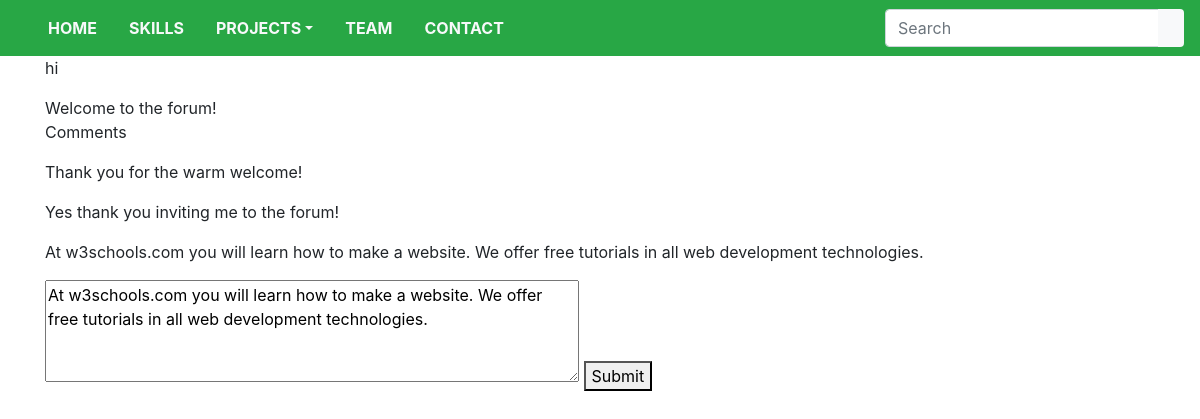
Before: /1/detail/ (signed in) with the older database file.
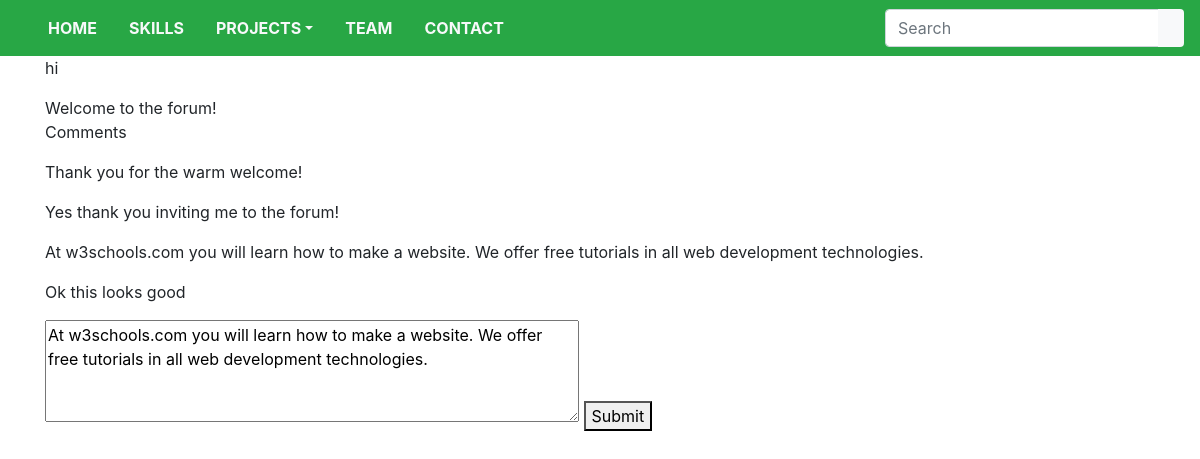
After: the same page with the newer database file.
### forum/models.py (models this page shows, shortened)
class Post(models.Model):
	user = models.ForeignKey(User, on_delete=models.CASCADE)
	post_title = models.CharField(max_length = 200)
	post_text = models.CharField(max_length = 200)
	pub_date = models.DateTimeField('date published', default=datetime.now())

class Comment(models.Model):
	user = models.ForeignKey(User, on_delete=models.CASCADE)
	post = models.ForeignKey(Post, on_delete=models.CASCADE)
	comment_text = models.CharField(max_length = 200)
	def __str__(self):
		return self.comment_text

### forum/views.py (the view, shortened to what this page needs)
# urls.py: path('<int:pk>/detail/', views.DetailView.as_view(), name='detail')
@method_decorator(login_required, name='dispatch')
class DetailView(generic.DetailView):
	template_name = "detail.html"
	model = Post
	def get_context_data(self, **kwargs):
		context = super().get_context_data(**kwargs)
		context['comment_list'] = Comment.objects.filter(post_id=self.kwargs['pk'])
		print(context['comment_list'])
		return context

### forum/templates/detail.html (shortened to what this page needs)
{% extends 'base.html' %}
{% block content %}
	<p>hi</p>
	{{ post.post_text }}
	<p>Comments</p>
	{% for comment in comment_list %}
		<p>{{ comment.comment_text }}</p>
	{% endfor %}
	<form action="{% url 'detail' post.id %}" method="post" id="form1">
	<textarea id = "newcomment" name="newcomment" rows="4" cols="50">At w3schools.com you will learn how to make a website. We offer free tutorials in all web development technologies. </textarea>
	<button type="submit" form="form1" value="Submit">Submit</button>
{% endblock %}

### forum/templates/base.html (shortened to what this page needs)
<!DOCTYPE html>
<html>
<head>
  <link href="https://stackpath.bootstrapcdn.com/bootstrap/4.3.1/css/bootstrap.min.css" rel="stylesheet">
</head>
<body>
	<nav class="navbar navbar-expand-md navbar-light bg-success static-top">
			<div class="collapse navbar-collapse justify-content-between" id="nav">
				<ul class="navbar-nav mr-auto">
					<li class="nav-item"><a href="{% url 'home' %}" class="nav-link text-light text-uppercase font-weight-bold px-3">Home</a></li>
					<li class="nav-item"><a href="#"  class="nav-link text-light text-uppercase font-weight-bold px-3">Skills</a></li>
					<li class="nav-item dropdown"><a data-toggle="dropdown" role="button" href="#" class="nav-link dropdown-toggle text-light text-uppercase font-weight-bold px-3">Projects</a>
					</li>
					<li class="nav-item"><a href="#" class="nav-link text-light text-uppercase font-weight-bold px-3">Team</a></li>
					<li class="nav-item"><a href="#" class="nav-link text-light text-uppercase font-weight-bold px-3">Contact</a></li>
				</ul>
				<form class="form-inline ml-3">
				<div class="input-group">
				    <input class="form-control" type="text" placeholder="Search" />
				    <div class="input-group-append">
				    	<button class="btn bg-light" type="button"></button>
				    </div>
				</div>
				</form>
			</div>
		</nav>
  <main>
  	<div class="container">
    {% block content %}
    {% endblock %}
	</div>
  </main>
</body>
</html>

Changed rows visible on the page:
added Comment: comment_text "Ok this looks good"
